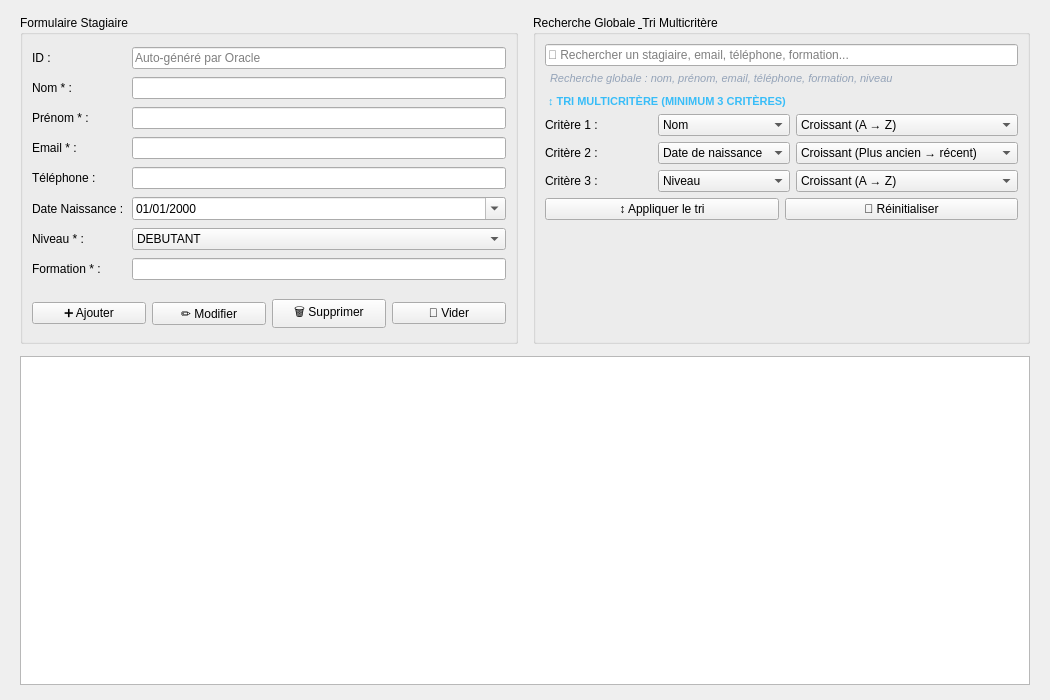
<?xml version="1.0" encoding="UTF-8"?>
<ui version="4.0">
 <class>StagiairesWidget</class>
 <widget class="QWidget" name="StagiairesWidget">
  <property name="geometry">
   <rect>
    <x>0</x>
    <y>0</y>
    <width>1050</width>
    <height>700</height>
   </rect>
  </property>
  <property name="windowTitle">
   <string>Gestion des Stagiaires</string>
  </property>
  <layout class="QVBoxLayout" name="stagiairesMainLayout">
   <property name="spacing">
    <number>12</number>
   </property>
   <property name="leftMargin">
    <number>20</number>
   </property>
   <property name="topMargin">
    <number>15</number>
   </property>
   <property name="rightMargin">
    <number>20</number>
   </property>
   <property name="bottomMargin">
    <number>15</number>
   </property>
   <item>
    <layout class="QHBoxLayout" name="stagiaireTopLayout">
     <property name="spacing">
      <number>15</number>
     </property>
     <item>
      <widget class="QGroupBox" name="gbStagiaireForm">
       <property name="title">
        <string>Formulaire Stagiaire</string>
       </property>
       <layout class="QVBoxLayout" name="formContainerLayout">
        <item>
         <layout class="QGridLayout" name="gridStagiaireForm">
          <property name="spacing">
           <number>8</number>
          </property>
          <item row="0" column="0">
           <widget class="QLabel" name="lblStagId">
            <property name="text">
             <string>ID :</string>
            </property>
           </widget>
          </item>
          <item row="0" column="1">
           <widget class="QLineEdit" name="txtStagiaireId">
            <property name="readOnly">
             <bool>true</bool>
            </property>
            <property name="placeholderText">
             <string>Auto-généré par Oracle</string>
            </property>
           </widget>
          </item>
          <item row="1" column="0">
           <widget class="QLabel" name="lblStagNom">
            <property name="text">
             <string>Nom * :</string>
            </property>
           </widget>
          </item>
          <item row="1" column="1">
           <widget class="QLineEdit" name="txtStagiaireNom"/>
          </item>
          <item row="2" column="0">
           <widget class="QLabel" name="lblStagPrenom">
            <property name="text">
             <string>Prénom * :</string>
            </property>
           </widget>
          </item>
          <item row="2" column="1">
           <widget class="QLineEdit" name="txtStagiairePrenom"/>
          </item>
          <item row="3" column="0">
           <widget class="QLabel" name="lblStagEmail">
            <property name="text">
             <string>Email * :</string>
            </property>
           </widget>
          </item>
          <item row="3" column="1">
           <widget class="QLineEdit" name="txtStagiaireEmail"/>
          </item>
          <item row="4" column="0">
           <widget class="QLabel" name="lblStagTel">
            <property name="text">
             <string>Téléphone :</string>
            </property>
           </widget>
          </item>
          <item row="4" column="1">
           <widget class="QLineEdit" name="txtStagiaireTelephone"/>
          </item>
          <item row="5" column="0">
           <widget class="QLabel" name="lblStagDate">
            <property name="text">
             <string>Date Naissance :</string>
            </property>
           </widget>
          </item>
          <item row="5" column="1">
           <widget class="QDateEdit" name="dateStagiaireNaissance">
            <property name="displayFormat">
             <string>dd/MM/yyyy</string>
            </property>
            <property name="calendarPopup">
             <bool>true</bool>
            </property>
           </widget>
          </item>
          <item row="6" column="0">
           <widget class="QLabel" name="lblStagNiveau">
            <property name="text">
             <string>Niveau * :</string>
            </property>
           </widget>
          </item>
          <item row="6" column="1">
           <widget class="QComboBox" name="comboStagiaireNiveau">
            <item>
             <property name="text">
              <string>DEBUTANT</string>
             </property>
            </item>
            <item>
             <property name="text">
              <string>INTERMEDIAIRE</string>
             </property>
            </item>
            <item>
             <property name="text">
              <string>AVANCE</string>
             </property>
            </item>
           </widget>
          </item>
          <item row="7" column="0">
           <widget class="QLabel" name="lblStagForm">
            <property name="text">
             <string>Formation * :</string>
            </property>
           </widget>
          </item>
          <item row="7" column="1">
           <widget class="QLineEdit" name="txtStagiaireFormation"/>
          </item>
         </layout>
        </item>
        <item>
         <layout class="QHBoxLayout" name="stagiaireBtnLayout">
          <property name="topMargin">
           <number>10</number>
          </property>
          <item>
           <widget class="QPushButton" name="btnStagiaireAjouter">
            <property name="text">
             <string>➕ Ajouter</string>
            </property>
            <property name="class" stdset="0">
             <string>btnPrimary</string>
            </property>
           </widget>
          </item>
          <item>
           <widget class="QPushButton" name="btnStagiaireModifier">
            <property name="text">
             <string>✏️ Modifier</string>
            </property>
            <property name="class" stdset="0">
             <string>btnWarning</string>
            </property>
           </widget>
          </item>
          <item>
           <widget class="QPushButton" name="btnStagiaireSupprimer">
            <property name="text">
             <string>🗑️ Supprimer</string>
            </property>
            <property name="class" stdset="0">
             <string>btnDanger</string>
            </property>
           </widget>
          </item>
          <item>
           <widget class="QPushButton" name="btnStagiaireVider">
            <property name="text">
             <string>🧹 Vider</string>
            </property>
            <property name="class" stdset="0">
             <string>btnSecondary</string>
            </property>
           </widget>
          </item>
         </layout>
        </item>
       </layout>
      </widget>
     </item>
     <item>
      <widget class="QGroupBox" name="gbStagiaireSearch">
       <property name="title">
        <string>Recherche Globale &amp; Tri Multicritère</string>
       </property>
       <layout class="QVBoxLayout" name="searchContainerLayout">
        <property name="spacing">
         <number>6</number>
        </property>
        <item>
         <widget class="QLineEdit" name="txtSearchStagiaireGlobal">
          <property name="placeholderText">
           <string>🔎 Rechercher un stagiaire, email, téléphone, formation...</string>
          </property>
          <property name="clearButtonEnabled">
           <bool>true</bool>
          </property>
         </widget>
        </item>
        <item>
         <widget class="QLabel" name="lblSearchStagiaireHint">
          <property name="styleSheet">
           <string>color: #94a3b8; font-size: 11px; font-style: italic; padding-left: 2px;</string>
          </property>
          <property name="text">
           <string>Recherche globale : nom, prénom, email, téléphone, formation, niveau</string>
          </property>
         </widget>
        </item>
        <item>
         <widget class="QLabel" name="lblTriStagiaireTitre">
          <property name="styleSheet">
           <string>color: #38bdf8; font-size: 11px; font-weight: bold; margin-top: 4px;</string>
          </property>
          <property name="text">
           <string>↕ TRI MULTICRITÈRE (MINIMUM 3 CRITÈRES)</string>
          </property>
         </widget>
        </item>
        <item>
         <layout class="QGridLayout" name="gridTriStagiaire">
          <property name="spacing">
           <number>6</number>
          </property>
          <item row="0" column="0">
           <widget class="QLabel" name="lblTriStag1">
            <property name="text">
             <string>Critère 1 :</string>
            </property>
           </widget>
          </item>
          <item row="0" column="1">
           <widget class="QComboBox" name="comboTriStagiaireCrit1">
            <item>
             <property name="text">
              <string>Nom</string>
             </property>
            </item>
            <item>
             <property name="text">
              <string>Prénom</string>
             </property>
            </item>
            <item>
             <property name="text">
              <string>Email</string>
             </property>
            </item>
            <item>
             <property name="text">
              <string>Date de naissance</string>
             </property>
            </item>
            <item>
             <property name="text">
              <string>Niveau</string>
             </property>
            </item>
            <item>
             <property name="text">
              <string>Formation</string>
             </property>
            </item>
           </widget>
          </item>
          <item row="0" column="2">
           <widget class="QComboBox" name="comboTriStagiaireOrdre1">
            <item>
             <property name="text">
              <string>Croissant (A → Z)</string>
             </property>
            </item>
            <item>
             <property name="text">
              <string>Décroissant (Z → A)</string>
             </property>
            </item>
           </widget>
          </item>
          <item row="1" column="0">
           <widget class="QLabel" name="lblTriStag2">
            <property name="text">
             <string>Critère 2 :</string>
            </property>
           </widget>
          </item>
          <item row="1" column="1">
           <widget class="QComboBox" name="comboTriStagiaireCrit2">
            <item>
             <property name="text">
              <string>Date de naissance</string>
             </property>
            </item>
            <item>
             <property name="text">
              <string>Nom</string>
             </property>
            </item>
            <item>
             <property name="text">
              <string>Prénom</string>
             </property>
            </item>
            <item>
             <property name="text">
              <string>Email</string>
             </property>
            </item>
            <item>
             <property name="text">
              <string>Niveau</string>
             </property>
            </item>
            <item>
             <property name="text">
              <string>Formation</string>
             </property>
            </item>
           </widget>
          </item>
          <item row="1" column="2">
           <widget class="QComboBox" name="comboTriStagiaireOrdre2">
            <item>
             <property name="text">
              <string>Croissant (Plus ancien → récent)</string>
             </property>
            </item>
            <item>
             <property name="text">
              <string>Décroissant (Plus récent → ancien)</string>
             </property>
            </item>
           </widget>
          </item>
          <item row="2" column="0">
           <widget class="QLabel" name="lblTriStag3">
            <property name="text">
             <string>Critère 3 :</string>
            </property>
           </widget>
          </item>
          <item row="2" column="1">
           <widget class="QComboBox" name="comboTriStagiaireCrit3">
            <item>
             <property name="text">
              <string>Niveau</string>
             </property>
            </item>
            <item>
             <property name="text">
              <string>Nom</string>
             </property>
            </item>
            <item>
             <property name="text">
              <string>Prénom</string>
             </property>
            </item>
            <item>
             <property name="text">
              <string>Email</string>
             </property>
            </item>
            <item>
             <property name="text">
              <string>Date de naissance</string>
             </property>
            </item>
            <item>
             <property name="text">
              <string>Formation</string>
             </property>
            </item>
           </widget>
          </item>
          <item row="2" column="2">
           <widget class="QComboBox" name="comboTriStagiaireOrdre3">
            <item>
             <property name="text">
              <string>Croissant (A → Z)</string>
             </property>
            </item>
            <item>
             <property name="text">
              <string>Décroissant (Z → A)</string>
             </property>
            </item>
           </widget>
          </item>
         </layout>
        </item>
        <item>
         <layout class="QHBoxLayout" name="layoutBtnTriStagiaire">
          <item>
           <widget class="QPushButton" name="btnStagiaireAppliquerTri">
            <property name="text">
             <string>↕ Appliquer le tri</string>
            </property>
            <property name="class" stdset="0">
             <string>btnPrimary</string>
            </property>
           </widget>
          </item>
          <item>
           <widget class="QPushButton" name="btnStagiaireResetTri">
            <property name="text">
             <string>🔄 Réinitialiser</string>
            </property>
            <property name="class" stdset="0">
             <string>btnSecondary</string>
            </property>
           </widget>
          </item>
         </layout>
        </item>
        <item>
         <spacer name="searchSpacer">
          <property name="orientation">
           <enum>Qt::Orientation::Vertical</enum>
          </property>
          <property name="sizeHint" stdset="0">
           <size>
            <width>20</width>
            <height>20</height>
           </size>
          </property>
         </spacer>
        </item>
       </layout>
      </widget>
     </item>
    </layout>
   </item>
   <item>
    <widget class="QTableView" name="tableStagiaires">
     <property name="editTriggers">
      <set>QAbstractItemView::EditTrigger::NoEditTriggers</set>
     </property>
     <property name="alternatingRowColors">
      <bool>true</bool>
     </property>
     <property name="selectionMode">
      <enum>QAbstractItemView::SelectionMode::SingleSelection</enum>
     </property>
     <property name="selectionBehavior">
      <enum>QAbstractItemView::SelectionBehavior::SelectRows</enum>
     </property>
    </widget>
   </item>
  </layout>
 </widget>
 <resources/>
 <connections/>
</ui>
